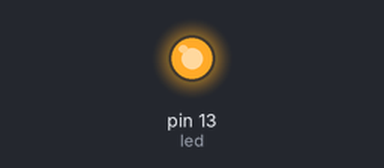
Bench run of a sketch on a simulated Arduino Uno, built with avr-gcc and run on an emulated ATmega328P. On the bench: output pins drawn as LEDs (lit = HIGH). What the sketch prints to the serial monitor is not drawn.

Above: at 0.1 s.
Timing chart, 0 to 1.6 s (numbered marks = the images above):
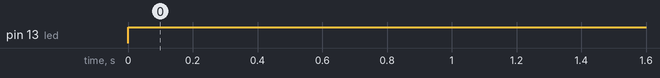

The sketch:

myBlinkMod2.ino
```cpp
/*
 Blink
 Turns on an LED on for (blinkDelay), then off for (blinkDelay) repeatedly.
 I modified to accept input from serial monitor and show what's running
 Mod2 adds EEPROM persistent storage of delay value between restarts
 */
#include <EEPROM.h>   // for persistent storage, up to 1 kb

// Pin 13 has an LED installed on most Arduino boards;
// give it a name:
int led = 13;
int blinkDelay = 1500;
int addr = 2; // your persistent memory addr, start at 0 (or other loc you choose)

// the setup code runs once when you power up or press reset or break serial connection:

void setup()
{
  // initialize digital pin __ as an output
    pinMode(led, OUTPUT);
    Serial.begin(9600);
//for(int i =0; i <=1023; i++)  // if misbehaving, storing -1 ???, clear it
//      EEPROM.write(i,0);
//  Serial.println("cleared eeprom");
 //if there's a number stored in EEPROM at addr, use it, else default stays put
  if ((EEPROM.read(addr) > 0) || (EEPROM.read(addr+1) > 0))
    {
        byte high = EEPROM.read(addr);
        byte low = EEPROM.read(addr+1);

        blinkDelay = (high << 8) + low;
    }
  Serial.print("blink delay is ");
  Serial.println(blinkDelay);
}  // end setup

// the loop runs over and over:
void loop()
{
  if (Serial.available())   // new int entered, so reset delay and put it in EEPROM
  {
    blinkDelay = Serial.parseInt(); // reads characters as numbers, empties serial buffer
    delay(50);
    Serial.print("delay is reset to "); // print new value
    Serial.println(blinkDelay);  // when you open new ser. mon., break in serial comm causes Reset
                              // but you store the new value, so it should stick thru Reset
    EEPROM.write(addr, highByte(blinkDelay));
    EEPROM.write((addr+1), lowByte(blinkDelay));

//    byte high = EEPROM.read(addr);
//    byte low = EEPROM.read(addr+1);
//    int x = (high << 8) + low;
//    Serial.print("held in memory: "); Serial.println(x);
  }  // end if serial avail.

  digitalWrite(led, HIGH);   // turn the LED on (HIGH is the voltage level)
  delay(blinkDelay);               // wait for a sec
  digitalWrite(led, LOW);    // turn the LED off by making the voltage LOW
  delay(blinkDelay);               // wait for a sec
}  // end loop
```

Measured:
- by itself, pin 13 (led): LOW → HIGH at 0.00 s
